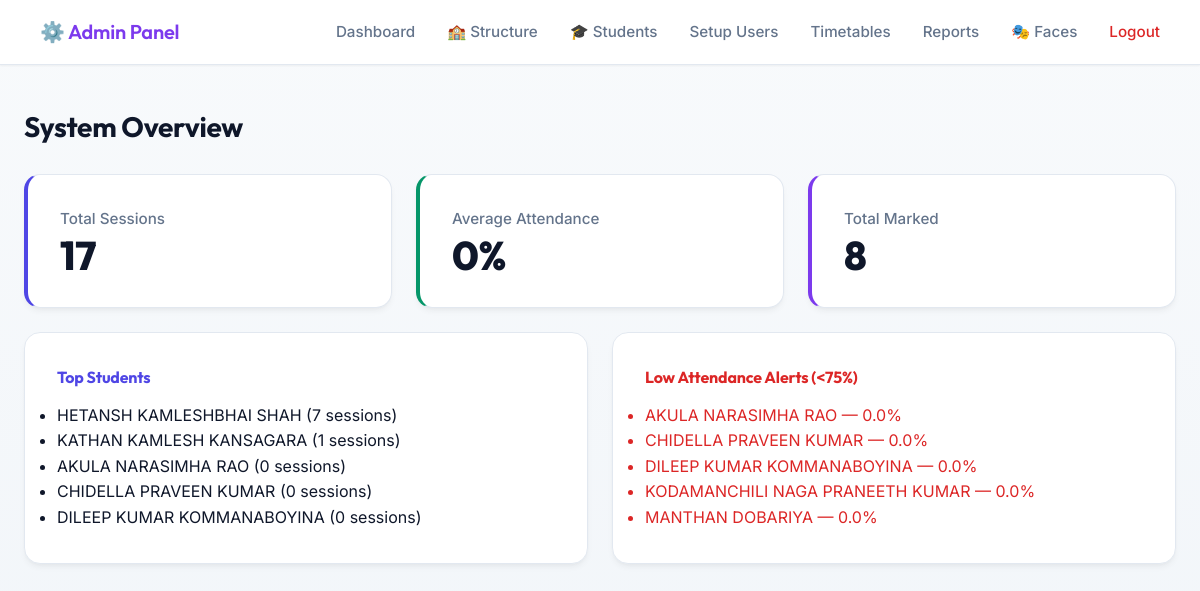
/admin (signed in), run on the app's committed database.
### tables this page shows
CREATE TABLE students (
                id INTEGER PRIMARY KEY AUTOINCREMENT,
                student_id TEXT UNIQUE NOT NULL,
                name TEXT NOT NULL,
                email TEXT UNIQUE NOT NULL,
                department TEXT NOT NULL,
                created_at TIMESTAMP DEFAULT CURRENT_TIMESTAMP,
                is_active BOOLEAN DEFAULT 1
            , class_id INTEGER, batch_id INTEGER, roll_number TEXT, phone TEXT, face_pid TEXT, gr_number TEXT, enrollment_number TEXT);

### app.py (the view)
    def wrap(*args, **kwargs):
        if not session.get("admin_logged_in"):
            return redirect(url_for("admin_login"))
        return f(*args, **kwargs)

### app.py (called while the page is built)
def admin_required(f):
    def wrap(*args, **kwargs):
        if not session.get("admin_logged_in"):
            return redirect(url_for("admin_login"))
        return f(*args, **kwargs)
    wrap.__name__ = f.__name__
    return wrap

@app.route("/admin")
@admin_required
def admin_dashboard():
    stats = analytics_service.get_system_statistics()
    return render_template("admin_dashboard.html", stats=stats)

### database.py (called while the page is built)
    def connect(self):
        self.conn   = sqlite3.connect(DB_PATH)
        self.conn.row_factory = sqlite3.Row
        self.cursor = self.conn.cursor()

    def disconnect(self):
        if self.conn:
            self.conn.close()
            self.conn   = None
            self.cursor = None

### templates/admin_dashboard.html (shortened to what this page needs)
{% extends "admin_base.html" %}
{% block content %}
<h2>System Overview</h2>
<div class="grid-cards">
    <div class="stat-card stat-blue">
        <p>Total Sessions</p>
        <h3>{{ stats.total_sessions }}</h3>
    </div>
    <div class="stat-card stat-green">
        <p>Average Attendance</p>
        <h3>{{ stats.average_attendance|round(1) }}%</h3>
    </div>
    <div class="stat-card stat-purple">
        <p>Total Marked</p>
        <h3>{{ stats.total_marked }}</h3>
    </div>
</div>
<div class="grid-cards">
    <div class="stat-card" style="text-align: left;">
        <h4 style="color: var(--accent-blue);">Top Students</h4>
        <ul>
            {% for name, count in stats.top_students %}
                <li>{{ name }} ({{ count }} sessions)</li>
            {% else %}
                <li style="color: var(--text-muted);">No data yet</li>
            {% endfor %}
        </ul>
    </div>
    <div class="stat-card" style="text-align: left;">
        <h4 style="color: var(--accent-red);">Low Attendance Alerts (<75%)</h4>
        <ul>
            {% for name, rate in stats.low_attendance_students %}
                <li style="color: var(--accent-red);">{{ name }} — {{ rate|round(1) }}%</li>
            {% else %}
                <li style="color: var(--accent-green);">All good!</li>
            {% endfor %}
        </ul>
    </div>
</div>
{% endblock %}

### static/css/styles.css (style rules this page uses)
:root { --bg-primary: #f8fafc; --bg-color-gradient: linear-gradient(180deg, #f8fafc 0%, #f1f5f9 100%); --bg-card: #ffffff; --bg-hover: #f1f5f9; --border-color: #e2e8f0; --border-light: #cbd5e1; --text-primary: #0f172a; --text-muted: #64748b; --text-inverse: #ffffff; --accent-blue: #4f46e5; --accent-blue-hover: #4338ca; --accent-green: #059669; --accent-green-hover: #047857; --accent-red: #dc2626; --accent-red-hover: #b91c1c; --accent-purple: #7c3aed; --accent-gold: #d97706; --shadow-sm: 0 1px 2px 0 rgba(0, 0, 0, 0.05); --shadow-md: 0 4px 6px -1px rgba(0, 0, 0, 0.05), 0 2px 4px -1px rgba(0, 0, 0, 0.03); --shadow-lg: 0 10px 15px -3px rgba(0, 0, 0, 0.08), 0 4px 6px -2px rgba(0, 0, 0, 0.04); --radius-md: 10px; --radius-lg: 16px; --radius-full: 9999px; --transition-fast: 0.15s ease-in-out; --transition-smooth: 0.3s cubic-bezier(0.4, 0, 0.2, 1); }
* { box-sizing: border-box; margin: 0; padding: 0; }
body { font-family: 'Inter', system-ui, -apple-system, sans-serif; background-color: var(--bg-primary); background-image: var(--bg-color-gradient); background-attachment: fixed; color: var(--text-primary); line-height: 1.6; min-height: 100vh; display: flex; flex-direction: column; -webkit-font-smoothing: antialiased; -moz-osx-font-smoothing: grayscale; }
h1, h2, h3, h4, .nav-brand { font-family: 'Outfit', 'Inter', sans-serif; font-weight: 700; letter-spacing: -0.01em; color: var(--text-primary); margin-bottom: 0.75rem; }
h2 { font-size: 1.75rem; }
h3 { font-size: 1.25rem; }
p { margin-bottom: 1rem; color: var(--text-muted); }
.grid-cards { display: grid; grid-template-columns: repeat(auto-fit, minmax(280px, 1fr)); gap: 1.5rem; margin-top: 1.5rem; }
.stat-card { background: var(--bg-card); padding: 2rem; border-radius: var(--radius-lg); border: 1px solid var(--border-color); box-shadow: var(--shadow-md); transition: var(--transition-smooth); }
.stat-card p { color: var(--text-muted); font-weight: 500; margin-bottom: 0.25rem; font-size: 0.95rem; }
.stat-card h3 { font-size: 2.5rem; font-weight: 800; margin: 0; line-height: 1; }
.stat-blue { border-left: 4px solid var(--accent-blue); }
.stat-blue h3 { color: var(--text-primary); }
.stat-green { border-left: 4px solid var(--accent-green); }
.stat-green h3 { color: var(--text-primary); }
.stat-purple { border-left: 4px solid var(--accent-purple); }
.stat-purple h3 { color: var(--text-primary); }

### data on the page
students: name "HETANSH KAMLESHBHAI SHAH", count "7"
students: name "KATHAN KAMLESH KANSAGARA", count "1"
students: name "AKULA NARASIMHA RAO", count "0", rate "0.0"
students: name "CHIDELLA PRAVEEN KUMAR", count "0", rate "0.0"
students: name "DILEEP KUMAR KOMMANABOYINA", count "0", rate "0.0"
students: name "KODAMANCHILI NAGA PRANEETH KUMAR", rate "0.0"
students: name "MANTHAN DOBARIYA", rate "0.0"

### other printed values
{{ stats.total_sessions }} "17"
{{ stats.average_attendance|round(1) }} "0"
{{ stats.total_marked }} "8"
